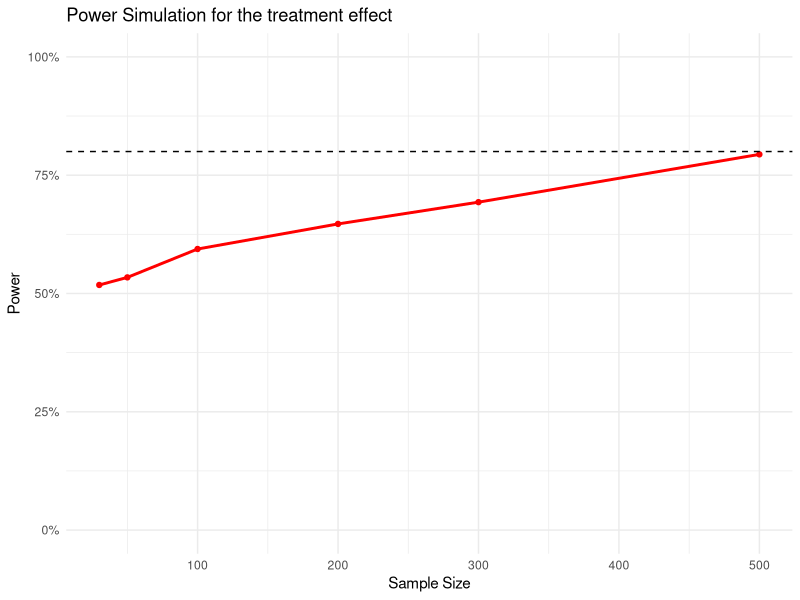

Write R code to recreate this figure.
## ---- chunk 1
# load packages
library(tidyverse)
library(broom)
## ---- chunk 2
# set a seed for reproducibility
set.seed(239875)
## ---- chunk 3
generate_sample <- function(sample_size){
  tibble(
    # an id for each participant
    id = 1:sample_size,
      # randomly assign a treatment
    condition = sample(c("free", "small_price"), size = sample_size, replace = TRUE)
  ) |>
    # calculate the outcome
    mutate(
      # We assume a treatment effect of 10 percentage points, 
      # 95% in the free group and 85% in the control group.
      # We add a little bit of noise to these average probabilities for each 
      # individual
      prob = case_when(
        condition == "free" ~ rnorm(sample_size, mean = 0.95, sd = 0.5),
        condition == "small_price" ~ rnorm(sample_size, mean = 0.85, sd = 0.5)
      ),
      # Because of the noise, some values might be out of the bounds (probabilites can only range from 0 to 1). 
      # The next line ensures to keep probabilities within [0, 1] bounds. 
      prob = pmin(pmax(prob, 0), 1),
      # Finally, we can simulate our binary uptake variable based on the noisy probabilities
      uptake = rbinom(n(), size = 1, prob = prob)
    )
}
## ---- chunk 4
sample <- generate_sample(sample_size = 1000) 

head(sample)
## ---- chunk 5
#| echo: true
calculate_regression <- function(sample){
  
  # run a regression on the sample 
  p.value <- lm(uptake ~ condition, data = sample) |> 
    tidy() |> 
    filter(term == "conditionsmall_price") |> 
    pull(p.value)
  
  return(p.value)
}

# test
# test_sample <- generate_sample(sample_size = 100)
# calculate_regression(sample = test_sample)
## ---- chunk 6
#| echo: true
generate_samples <- function(n_simulations, sample_size) {
  
  # Make an empty vector
  p.values <- numeric(n_simulations)
  
  for (i in 1:n_simulations) {
    # Draw a sample with the specified size
    sample <- generate_sample(sample_size) 
    
    # Get an estimate
    p.values[i] <-  calculate_regression(sample)
  }
  
  return(p.values)
}
# test
# generate_samples(n_simulations = 100, sample_size = 10)
## ---- chunk 7
#| echo: true
calculate_power <- function(p.values){
  
  # get statistical power 
  power <- data.frame(p.values) |> 
    mutate(significant = ifelse(p.values <= 0.5, TRUE, FALSE)) |> 
    summarize(share_significant = sum(significant) / n()) |> 
    pull(share_significant)
  
  return(power)
}
# test
# some_p.values <- generate_samples(n_simulations = 100, sample_size = 10)
# calculate_power(p.values = some_p.values)
## ---- chunk 8
#| echo: true
power_simulation <- function(sample_size, n_simulations = 1000) {
  
  # Generate multiple samples and compute estimates
  sampled_p.values <- generate_samples(n_simulations, sample_size)
  
  # Calculate statistical power
  power <- calculate_power(sampled_p.values)
  
  # Return results
  return(tibble(
    sample_size = sample_size,
    n_simulations = n_simulations,
    estimated_power = power
  ))
}
# test
# power_simulation(sample_size = 30, n_simulations = 100)
## ---- chunk 9
#| echo: true
sample_sizes <- c(30, 50, 100, 200, 300, 500)

# make an empty data frame
power_data <- tibble()

for (i in sample_sizes) {
  # run power simulation
  power <- power_simulation(sample_size = i, n_simulations = 1000)
  
  power_data <- bind_rows(power_data, power)
}
## ---- chunk 10
#| label: fig-power-curve
#| fig-cap: "The Figure statistical power as a function of sample size, given an effect of 10 percentage points, random noise, and an alpha level of 0.05 for statistical significance. We simulated 1000 samples per sample size."
ggplot(power_data, 
       aes(x = sample_size, y = estimated_power)) +
  geom_point(color = 'red', size = 1.5) +
  geom_line(color = 'red', size = 1) + 
  # add a horizontal line at 80%
  geom_hline(aes(yintercept = .8), linetype = 'dashed') + 
  # Prettify!
  theme_minimal() + 
  scale_y_continuous(labels = scales::percent, limits = c(0,1)) + 
  labs(title = "Power Simulation for the treatment effect",
       x = 'Sample Size', y = 'Power')
